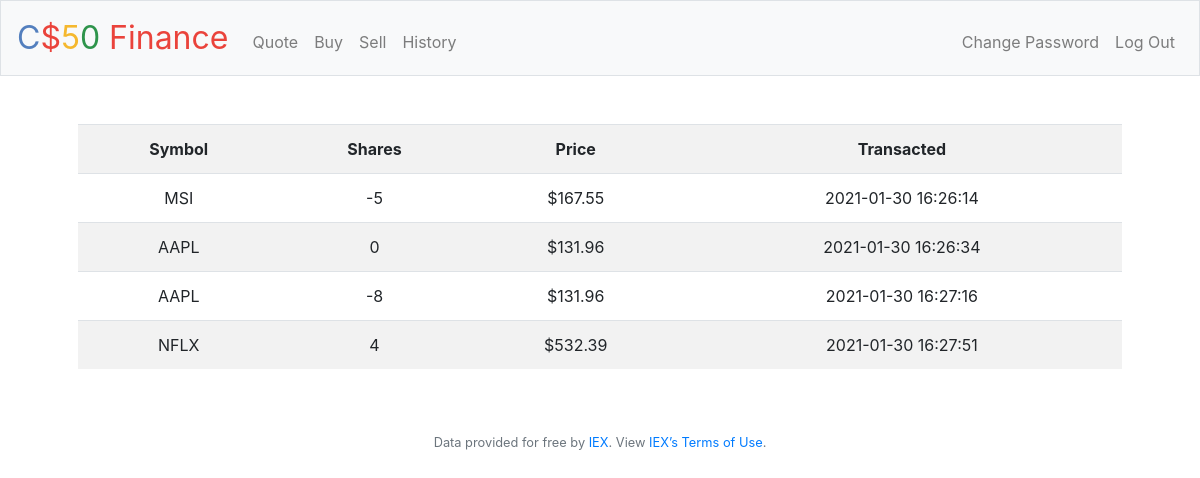
The app's page /history (signed in) with its own data.
### tables this page shows
CREATE TABLE history (id INTEGER PRIMARY KEY, userID INTEGER, symbol TEXT NOT NULL, shares INTEGER, price NUMERIC, transacted DATETIME, FOREIGN KEY (userID) REFERENCES users(id));

### application.py (the view)
@app.route("/history")
@login_required
def history():
    table=db.execute("SELECT symbol, shares, price, transacted FROM history WHERE userID=:userID", userID=session["user_id"])
    return render_template("history.html", history=table)

### application.py (called while the page is built)
@app.after_request
def after_request(response):
    response.headers["Cache-Control"] = "no-cache, no-store, must-revalidate"
    response.headers["Expires"] = 0
    response.headers["Pragma"] = "no-cache"
    return response

### helpers.py (called while the page is built)
def login_required(f):
    @wraps(f)
    def decorated_function(*args, **kwargs):
        if session.get("user_id") is None:
            return redirect("/login")
        return f(*args, **kwargs)
    return decorated_function

### templates/history.html (shortened to what this page needs)
{% extends "layout.html" %}
{% block main %}
    <table class="table table-striped">
        <tr>
            <th>Symbol</th>
            <th>Shares</th>
            <th>Price</th>
            <th>Transacted</th>
        </tr>
        {% for row in history %}
            <tr>
                {% for (key, value) in row.items() %}
                    {% if key == "price" %}
                        <td>${{ "%.2f" % value }}</td>
                    {% else %}
                        <td>{{ value }}</td>
                    {% endif %}
                {% endfor %}
            </tr>
        {% endfor %}
    </table>
{% endblock %}

### records on screen
history: symbol "MSI", row "-5", price "167.55", transacted "2021-01-30 16:26:14"
history: symbol "AAPL", row "0", price "131.96", transacted "2021-01-30 16:26:34"
history: symbol "AAPL", shares "-8", price "131.96", transacted "2021-01-30 16:27:16"
history: symbol "NFLX", row "4", price "532.39", transacted "2021-01-30 16:27:51"
